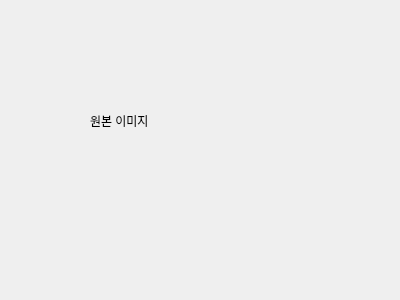
<?xml version="1.0" encoding="UTF-8"?>
<ui version="4.0">
 <class>SolutionDialog</class>
 <widget class="QDialog" name="SolutionDialog">
  <property name="geometry">
   <rect>
    <x>0</x>
    <y>0</y>
    <width>400</width>
    <height>300</height>
   </rect>
  </property>
  <property name="windowTitle">
   <string>Dialog</string>
  </property>
  <widget class="QLabel" name="label">
   <property name="geometry">
    <rect>
     <x>90</x>
     <y>90</y>
     <width>141</width>
     <height>61</height>
    </rect>
   </property>
   <property name="text">
    <string>원본 이미지</string>
   </property>
  </widget>
 </widget>
 <resources/>
 <connections/>
</ui>
